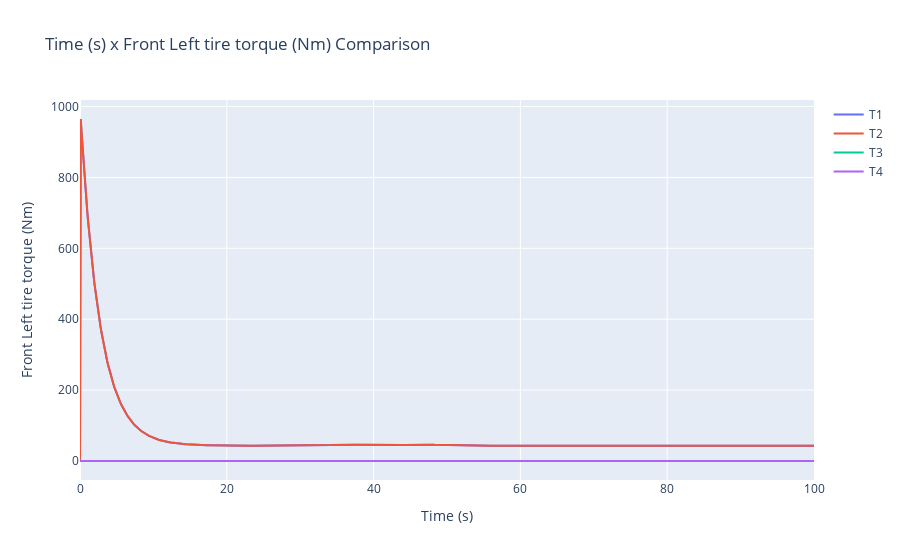

The notebook cell this image was saved under:
### Code cell
sim.T1.comparaNPlots2([sim.T2, sim.T3, sim.T4])

### Figure 1 — Plotly figure (JSON) as saved in the notebook; plotly's stock layout.template omitted (floating-point values rounded to 4 significant figures; data arrays with more than 128 entries replaced by an {"elided": "..."} marker saying what was removed)
{"data": [{"name": "T1", "type": "scatter", "x": {"elided": "1001 float values"}, "y": {"elided": "1001 float values"}}, {"name": "T2", "type": "scatter", "x": {"elided": "1001 float values"}, "y": {"elided": "1001 float values"}}, {"name": "T3", "type": "scatter", "x": {"elided": "1001 float values"}, "y": {"elided": "1001 int values"}}, {"name": "T4", "type": "scatter", "x": {"elided": "1001 float values"}, "y": {"elided": "1001 int values"}}], "layout": {"title": {"text": "Time (s) x Front Left tire torque (Nm) Comparison "}, "xaxis": {"title": {"text": "Time (s)"}}, "yaxis": {"title": {"text": "Front Left tire torque (Nm)"}}}}
